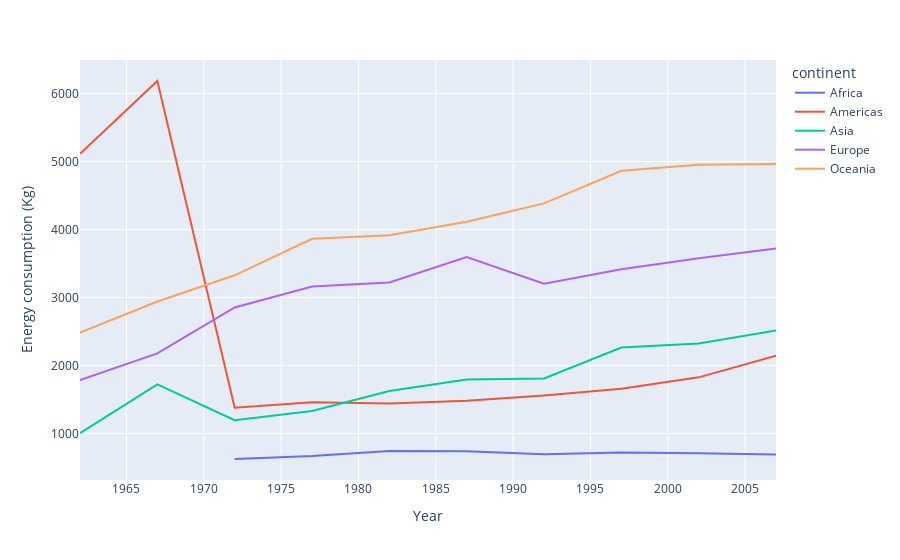

Here is the notebook cell this chart was saved with:
### Markdown cell above
## Question 5
Now, without further guidance, use your Python Data Science skills (and the correct statistical tests) to answer the following:
What is the relationship between continent and 'Energy use (kg of oil equivalent per capita)'? (Stats test needed)

### Approach
Visualize the trends and average energy use per continent <br>
Perform an ANOVA test to compare the means <br>
Check which pairs have signinficant differences: T-test <br>

### Code cell
pltly.offline.init_notebook_mode(connected=True)
energy_data = my_data[["continent", "Year",
                       "Energy use (kg of oil equivalent per capita)"]]

energy_data = energy_data.pivot_table(
    index=["Year"], columns="continent").droplevel(0, axis=1)
energy_data = energy_data.reset_index(drop=False, inplace=False)

#Lets view the data as time-series
fig = pltx.line(energy_data, x="Year", y=energy_data.columns)
fig.update_yaxes(title="Energy consumption (Kg)")
fig.show()

### Figure 1 — Plotly figure (JSON) as saved in the notebook; plotly's stock layout.template omitted (floating-point values rounded to 4 significant figures)
{"data": [{"hovertemplate": "continent=Africa<br>Year=%{x}<br>value=%{y}<extra></extra>", "legendgroup": "Africa", "line": {"color": "#636efa", "dash": "solid"}, "marker": {"symbol": "circle"}, "mode": "lines", "name": "Africa", "orientation": "v", "showlegend": true, "type": "scatter", "x": [1962, 1967, 1972, 1977, 1982, 1987, 1992, 1997, 2002, 2007], "xaxis": "x", "y": [null, null, 624.3, 669.7, 740.6, 736.6, 692.4, 720.9, 709.6, 690.3], "yaxis": "y"}, {"hovertemplate": "continent=Americas<br>Year=%{x}<br>value=%{y}<extra></extra>", "legendgroup": "Americas", "line": {"color": "#EF553B", "dash": "solid"}, "marker": {"symbol": "circle"}, "mode": "lines", "name": "Americas", "orientation": "v", "showlegend": true, "type": "scatter", "x": [1962, 1967, 1972, 1977, 1982, 1987, 1992, 1997, 2002, 2007], "xaxis": "x", "y": [5113.0, 6184.0, 1379.0, 1459.0, 1442.0, 1480.0, 1559.0, 1658.0, 1825.0, 2142.0], "yaxis": "y"}, {"hovertemplate": "continent=Asia<br>Year=%{x}<br>value=%{y}<extra></extra>", "legendgroup": "Asia", "line": {"color": "#00cc96", "dash": "solid"}, "marker": {"symbol": "circle"}, "mode": "lines", "name": "Asia", "orientation": "v", "showlegend": true, "type": "scatter", "x": [1962, 1967, 1972, 1977, 1982, 1987, 1992, 1997, 2002, 2007], "xaxis": "x", "y": [1004.0, 1721.0, 1194.0, 1330.0, 1625.0, 1794.0, 1808.0, 2265.0, 2322.0, 2513.0], "yaxis": "y"}, {"hovertemplate": "continent=Europe<br>Year=%{x}<br>value=%{y}<extra></extra>", "legendgroup": "Europe", "line": {"color": "#ab63fa", "dash": "solid"}, "marker": {"symbol": "circle"}, "mode": "lines", "name": "Europe", "orientation": "v", "showlegend": true, "type": "scatter", "x": [1962, 1967, 1972, 1977, 1982, 1987, 1992, 1997, 2002, 2007], "xaxis": "x", "y": [1787.0, 2178.0, 2853.0, 3161.0, 3219.0, 3593.0, 3203.0, 3414.0, 3575.0, 3721.0], "yaxis": "y"}, {"hovertemplate": "continent=Oceania<br>Year=%{x}<br>value=%{y}<extra></extra>", "legendgroup": "Oceania", "line": {"color": "#FFA15A", "dash": "solid"}, "marker": {"symbol": "circle"}, "mode": "lines", "name": "Oceania", "orientation": "v", "showlegend": true, "type": "scatter", "x": [1962, 1967, 1972, 1977, 1982, 1987, 1992, 1997, 2002, 2007], "xaxis": "x", "y": [2482.0, 2941.0, 3326.0, 3863.0, 3915.0, 4113.0, 4384.0, 4864.0, 4954.0, 4961.0], "yaxis": "y"}], "layout": {"legend": {"title": {"text": "continent"}, "tracegroupgap": 0}, "margin": {"t": 60}, "xaxis": {"anchor": "y", "domain": [0, 1], "title": {"text": "Year"}}, "yaxis": {"anchor": "x", "domain": [0, 1], "title": {"text": "Energy consumption (Kg)"}}}}
